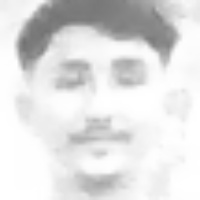
#> input picture dataset/100.jpg, 200 x 200 px, given in place of the camera
$ python Dataset.py
#> lines starting #> are read from the running program, lines starting #| are printed output that depends on the picture
import cv2
import numpy as np

face_classifier = cv2.CascadeClassifier('C:/Users/anill/Desktop/haarcascade_frontalface_default.xml')

def face_extractor(img):

    gray = cv2.cvtColor(img,cv2.COLOR_BGR2GRAY)
    faces = face_classifier.detectMultiScale(gray,1.3,5)


    if faces is ():
        return None

    for(x,y,w,h) in faces:
        cropped_face = img[y:y+h, x:x+w]

    return cropped_face


cap = cv2.VideoCapture(0)
count = 0

while True:
    ret, frame = cap.read()
#> frame is the input picture: shape (200, 200, 3); min 113, max 255, mean 223.4

    if face_extractor(frame) is not None:
#> in face_extractor, `faces = face_classifier.detectMultiScale(gray,1.3,5)`: faces = [[18, 15, 163, 163]]
#> the loop in face_extractor, `for(x,y,w,h) in faces:` made 1 pass
#> pass 1, in face_extractor, `cropped_face = img[y:y+h, x:x+w]`:
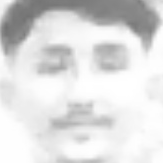
#> cropped_face: shape (163, 163, 3); min 113, max 255, mean 220.7
        count+=1
#> count = 1
        face = cv2.resize(face_extractor(frame),(200,200))
#> the loop in face_extractor (call 2), `for(x,y,w,h) in faces:` made 1 pass
        face = cv2.cvtColor(face, cv2.COLOR_BGR2GRAY)
#> face: shape (200, 200)

        file_name_path = 'C:/Users/anill/Desktop/dataset/'+str(count)+'.jpg'
#> file_name_path = 'C:/Users/anill/Desktop/dataset/1.jpg'

        cv2.imwrite(file_name_path,face)

        cv2.putText(face,str(count),(50,50),cv2.FONT_HERSHEY_COMPLEX,1,(0,255,0),2)
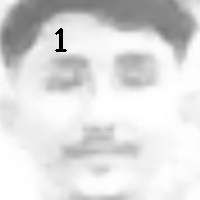
#> face: shape (200, 200); min 0, max 255, mean 219.9
        cv2.imshow('Face Cropper',face)
    else:
        print("Face not found")

        pass

    if cv2.waitKey(1)==13 or count==150:
#> (key Esc is pressed here)
        break

cap.release()
cv2.destroyAllWindows()
print('Samples Colletion Completed ')
